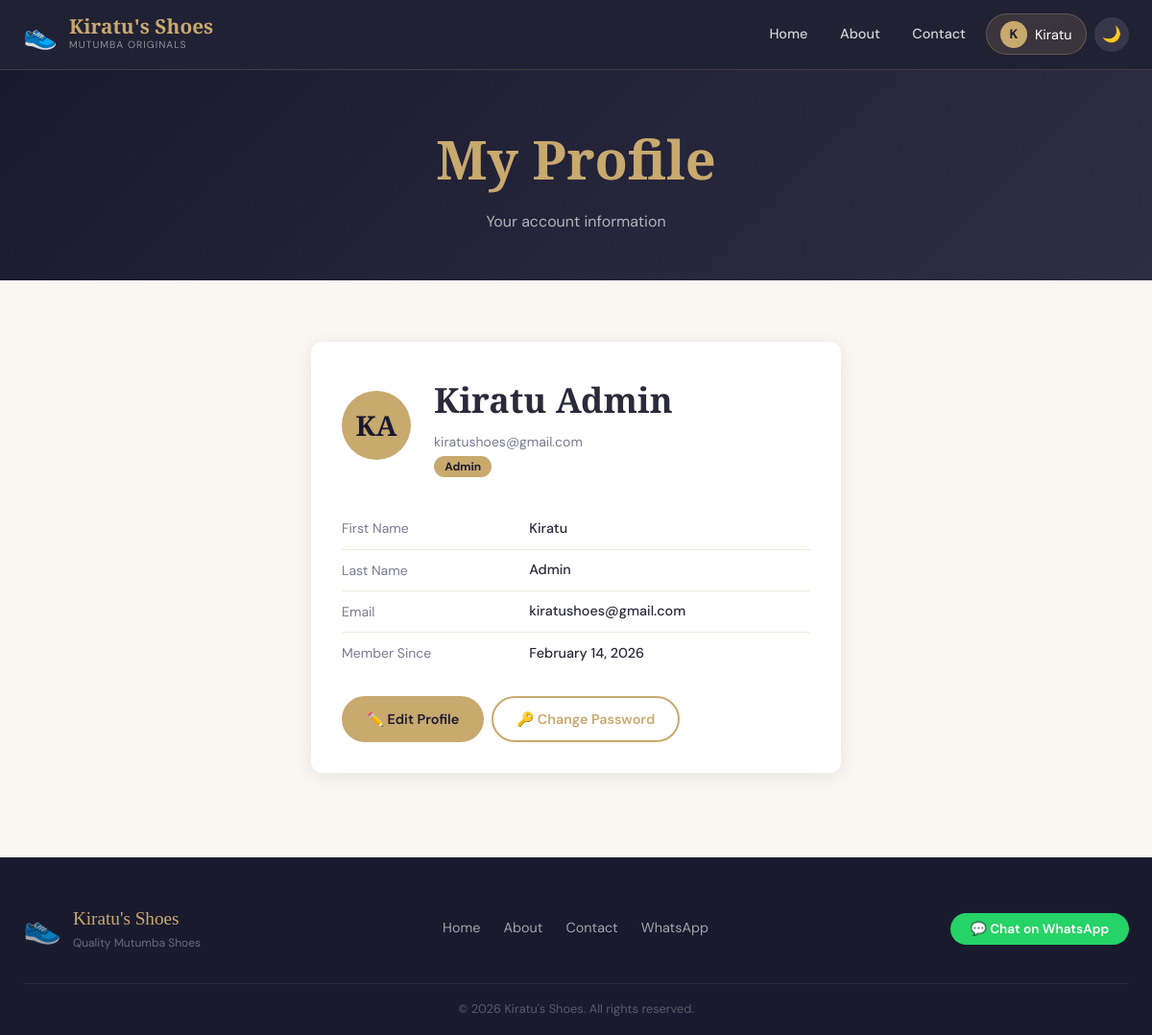
Screenshot of /profile (signed in) with the database file from the repository.
### tables this page shows
CREATE TABLE users(
        id INTEGER PRIMARY KEY AUTOINCREMENT,
        first_name TEXT NOT NULL, last_name TEXT NOT NULL,
        email TEXT UNIQUE NOT NULL, password_hash TEXT NOT NULL,
        is_verified INTEGER DEFAULT 0, is_admin INTEGER DEFAULT 0,
        created_at TEXT DEFAULT(datetime('now')));

### app.py (the view)
@app.route('/profile')
@login_req
def profile(): return render_template('user/profile.html',user=cur_user())

### app.py (called while the page is built)
def get_db():
    if 'db' not in g:
        g.db = sqlite3.connect(app.config['DATABASE'])
        g.db.row_factory = sqlite3.Row
        g.db.execute("PRAGMA foreign_keys=ON")
    return g.db

def qdb(sql, args=(), one=False, commit=False):
    db = get_db()
    cur = db.execute(sql, args)
    if commit:
        db.commit()
        return cur.lastrowid
    rv = cur.fetchall()
    return (rv[0] if rv else None) if one else rv

def get_settings():
    s=qdb("SELECT * FROM app_settings LIMIT 1",one=True)
    if not s:
        qdb("INSERT INTO app_settings(id) VALUES(1)",commit=True)
        s=qdb("SELECT * FROM app_settings LIMIT 1",one=True)
    return s

def cur_user():
    uid=session.get('user_id')
    return qdb("SELECT * FROM users WHERE id=?", (uid,),one=True) if uid else None

def pdt(v):
    if not v: return datetime.utcnow()
    if isinstance(v,datetime): return v
    for f in ('%Y-%m-%d %H:%M:%S','%Y-%m-%dT%H:%M:%S'):
        try: return datetime.strptime(str(v),f)
        except: pass
    return datetime.utcnow()

def login_req(f):
    @wraps(f)
    def d(*a,**k):
        if not session.get('user_id'): flash('Please log in.','warning'); return redirect(url_for('login'))
        return f(*a,**k)
    return d

@app.context_processor
def ctx():
    settings=get_settings()
    ads=qdb("SELECT * FROM ads WHERE is_active=1 ORDER BY created_at DESC")
    return dict(current_user=cur_user(),settings=settings,theme=request.cookies.get('theme','light'),
        active_ads=ads,is_new_shoe=is_new,pdt=pdt)

@app.template_filter('fmtd')
def fmtd(v): return pdt(v).strftime('%B %d, %Y')

### templates/user/profile.html (shortened to what this page needs)
{% extends "base.html" %}
{% block content %}
<div class="page-header">
    <h1>My Profile</h1>
    <p>Your account information</p>
</div>
<section class="section">
    <div class="container" style="max-width:600px;">
        <div class="card fade-up">
            <div style="display:flex;align-items:center;gap:1.5rem;margin-bottom:2rem;flex-wrap:wrap;">
                <div style="width:72px;height:72px;background:var(--gold);border-radius:50%;display:flex;align-items:center;justify-content:center;font-family:'Playfair Display',serif;font-size:1.8rem;color:var(--dark);font-weight:700;flex-shrink:0;">
                    {{ user['first_name'][0] }}{{ user['last_name'][0] }}
                </div>
                <div>
                    <h2 style="font-family:'Playfair Display',serif;margin-bottom:0.25rem;">{{ user['first_name'] ~ ' ' ~ user['last_name'] }}</h2>
                    <p class="text-muted">{{ user['email'] }}</p>
                    {% if user['is_admin'] %}<span style="background:var(--gold);color:var(--dark);padding:0.2rem 0.7rem;border-radius:50px;font-size:0.75rem;font-weight:700;">Admin</span>{% endif %}
                </div>
            </div>
            <table style="width:100%;border-collapse:collapse;background:none;box-shadow:none;">
                <tr>
                    <td style="padding:0.6rem 0;color:var(--text-muted);font-size:0.875rem;width:40%;border-bottom:1px solid var(--cream-dark);">First Name</td>
                    <td style="padding:0.6rem 0;font-weight:500;border-bottom:1px solid var(--cream-dark);">{{ user['first_name'] }}</td>
                </tr>
                <tr>
                    <td style="padding:0.6rem 0;color:var(--text-muted);font-size:0.875rem;border-bottom:1px solid var(--cream-dark);">Last Name</td>
                    <td style="padding:0.6rem 0;font-weight:500;border-bottom:1px solid var(--cream-dark);">{{ user['last_name'] }}</td>
                </tr>
                <tr>
                    <td style="padding:0.6rem 0;color:var(--text-muted);font-size:0.875rem;border-bottom:1px solid var(--cream-dark);">Email</td>
                    <td style="padding:0.6rem 0;font-weight:500;border-bottom:1px solid var(--cream-dark);">{{ user['email'] }}</td>
                </tr>
                <tr>
                    <td style="padding:0.6rem 0;color:var(--text-muted);font-size:0.875rem;">Member Since</td>
                    <td style="padding:0.6rem 0;font-weight:500;">{{ user['created_at']|fmtd }}</td>
                </tr>
            </table>
            <div class="d-flex gap-1 mt-3 flex-wrap">
                <a href="{{ url_for('edit_profile') }}" class="btn btn-gold">✏️ Edit Profile</a>
                <a href="{{ url_for('change_password') }}" class="btn btn-outline-gold">🔑 Change Password</a>
            </div>
        </div>
    </div>
</section>
{% endblock %}

### templates/base.html (shortened to what this page needs)
<!DOCTYPE html>
<html lang="en" data-theme="{{ theme }}">
<head>
    <link rel="stylesheet" href="{{ url_for('static', filename='css/style.css') }}">
</head>
<body>
<nav class="navbar">
    <div class="nav-inner">
        <a href="{{ url_for('home') }}" class="brand">
            <span class="brand-icon">👟</span>
            <div>
                <div class="brand-name">Kiratu's Shoes</div>
                <div class="brand-tagline">Mutumba Originals</div>
            </div>
        </a>
        <div class="nav-links">
            <a href="{{ url_for('home') }}" class="nav-link {% if request.endpoint == 'home' %}active{% endif %}">Home</a>
            <a href="{{ url_for('about') }}" class="nav-link {% if request.endpoint == 'about' %}active{% endif %}">About</a>
            <a href="{{ url_for('contact') }}" class="nav-link {% if request.endpoint == 'contact' %}active{% endif %}">Contact</a>
            {% if current_user %}
                <div class="nav-dropdown">
                    <button class="nav-user-btn">
                        <span class="user-avatar">{{ current_user['first_name'][0] }}</span>
                        {{ current_user['first_name'] }}
                    </button>
                </div>
            {% else %}
                <a href="{{ url_for('login') }}" class="btn btn-outline-gold">Login</a>
                <a href="{{ url_for('register') }}" class="btn btn-gold">Register</a>
            {% endif %}
            <button class="theme-toggle" onclick="toggleTheme()" title="Toggle theme">
                {% if theme == 'dark' %}☀️{% else %}🌙{% endif %}
            </button>
        </div>
    </div>
</nav>
<main>
    {% block content %}{% endblock %}
</main>
<footer class="footer">
    <div class="footer-inner">
        <div class="footer-brand">
            <span style="font-size:2rem">👟</span>
            <div>
                <div class="footer-name">Kiratu's Shoes</div>
                <div class="footer-sub">Quality Mutumba Shoes</div>
            </div>
        </div>
        <div class="footer-links">
            <a href="{{ url_for('home') }}">Home</a>
            <a href="{{ url_for('about') }}">About</a>
            <a href="{{ url_for('contact') }}">Contact</a>
            <a href="{{ settings['whatsapp_link'] }}" target="_blank" rel="noopener">WhatsApp</a>
        </div>
        <div class="footer-whatsapp">
            <a href="{{ settings['whatsapp_link'] }}" target="_blank" rel="noopener" class="btn-whatsapp-footer">
                💬 Chat on WhatsApp
            </a>
        </div>
    </div>
    <div class="footer-bottom">
        <p>&copy; {{ 2026 }} Kiratu's Shoes. All rights reserved.</p>
    </div>
</footer>
</body>
</html>

### rows the page displays
users: first_name "K", first_name "Kiratu", last_name "A", first_name+last_name "Kiratu Admin", email "kiratushoes@gmail.com", last_name "Admin", created_at|fmtd "February 14, 2026"

### other values shown
{{ 2026 }} "2026"
